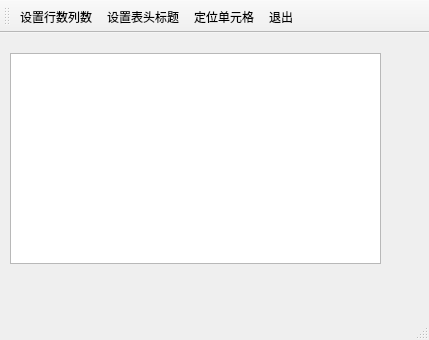
<?xml version="1.0" encoding="UTF-8"?>
<ui version="4.0">
 <class>QFormTable</class>
 <widget class="QMainWindow" name="QFormTable">
  <property name="geometry">
   <rect>
    <x>0</x>
    <y>0</y>
    <width>429</width>
    <height>340</height>
   </rect>
  </property>
  <property name="windowTitle">
   <string>MainWindow</string>
  </property>
  <property name="toolButtonStyle">
   <enum>Qt::ToolButtonTextUnderIcon</enum>
  </property>
  <widget class="QWidget" name="centralWidget">
   <widget class="QTableView" name="tableView">
    <property name="geometry">
     <rect>
      <x>10</x>
      <y>20</y>
      <width>371</width>
      <height>211</height>
     </rect>
    </property>
   </widget>
  </widget>
  <widget class="QMenuBar" name="menuBar">
   <property name="geometry">
    <rect>
     <x>0</x>
     <y>0</y>
     <width>429</width>
     <height>23</height>
    </rect>
   </property>
  </widget>
  <widget class="QToolBar" name="mainToolBar">
   <attribute name="toolBarArea">
    <enum>TopToolBarArea</enum>
   </attribute>
   <attribute name="toolBarBreak">
    <bool>false</bool>
   </attribute>
   <addaction name="actTab_SetSize"/>
   <addaction name="actTab_SetHeader"/>
   <addaction name="actTab_Locate"/>
   <addaction name="actQuit"/>
  </widget>
  <widget class="QStatusBar" name="statusBar"/>
  <action name="actTab_SetSize">
   <property name="icon">
    <iconset resource="res.qrc">
     <normaloff>:/image/image/actTab.PNG</normaloff>:/image/image/actTab.PNG</iconset>
   </property>
   <property name="text">
    <string>设置行数列数</string>
   </property>
  </action>
  <action name="actTab_SetHeader">
   <property name="icon">
    <iconset resource="res.qrc">
     <normaloff>:/image/image/actTab_SetHeader.PNG</normaloff>:/image/image/actTab_SetHeader.PNG</iconset>
   </property>
   <property name="text">
    <string>设置表头标题</string>
   </property>
   <property name="toolTip">
    <string>设置表头标题</string>
   </property>
  </action>
  <action name="actTab_Locate">
   <property name="icon">
    <iconset resource="res.qrc">
     <normaloff>:/image/image/actTab_Locate.PNG</normaloff>:/image/image/actTab_Locate.PNG</iconset>
   </property>
   <property name="text">
    <string>定位单元格</string>
   </property>
   <property name="toolTip">
    <string>定位单元格</string>
   </property>
  </action>
  <action name="actQuit">
   <property name="icon">
    <iconset resource="res.qrc">
     <normaloff>:/image/image/close.PNG</normaloff>:/image/image/close.PNG</iconset>
   </property>
   <property name="text">
    <string>退出</string>
   </property>
   <property name="toolTip">
    <string>退出</string>
   </property>
  </action>
 </widget>
 <layoutdefault spacing="6" margin="11"/>
 <resources>
  <include location="res.qrc"/>
 </resources>
 <connections>
  <connection>
   <sender>actQuit</sender>
   <signal>triggered()</signal>
   <receiver>QFormTable</receiver>
   <slot>close()</slot>
   <hints>
    <hint type="sourcelabel">
     <x>-1</x>
     <y>-1</y>
    </hint>
    <hint type="destinationlabel">
     <x>214</x>
     <y>169</y>
    </hint>
   </hints>
  </connection>
 </connections>
</ui>
